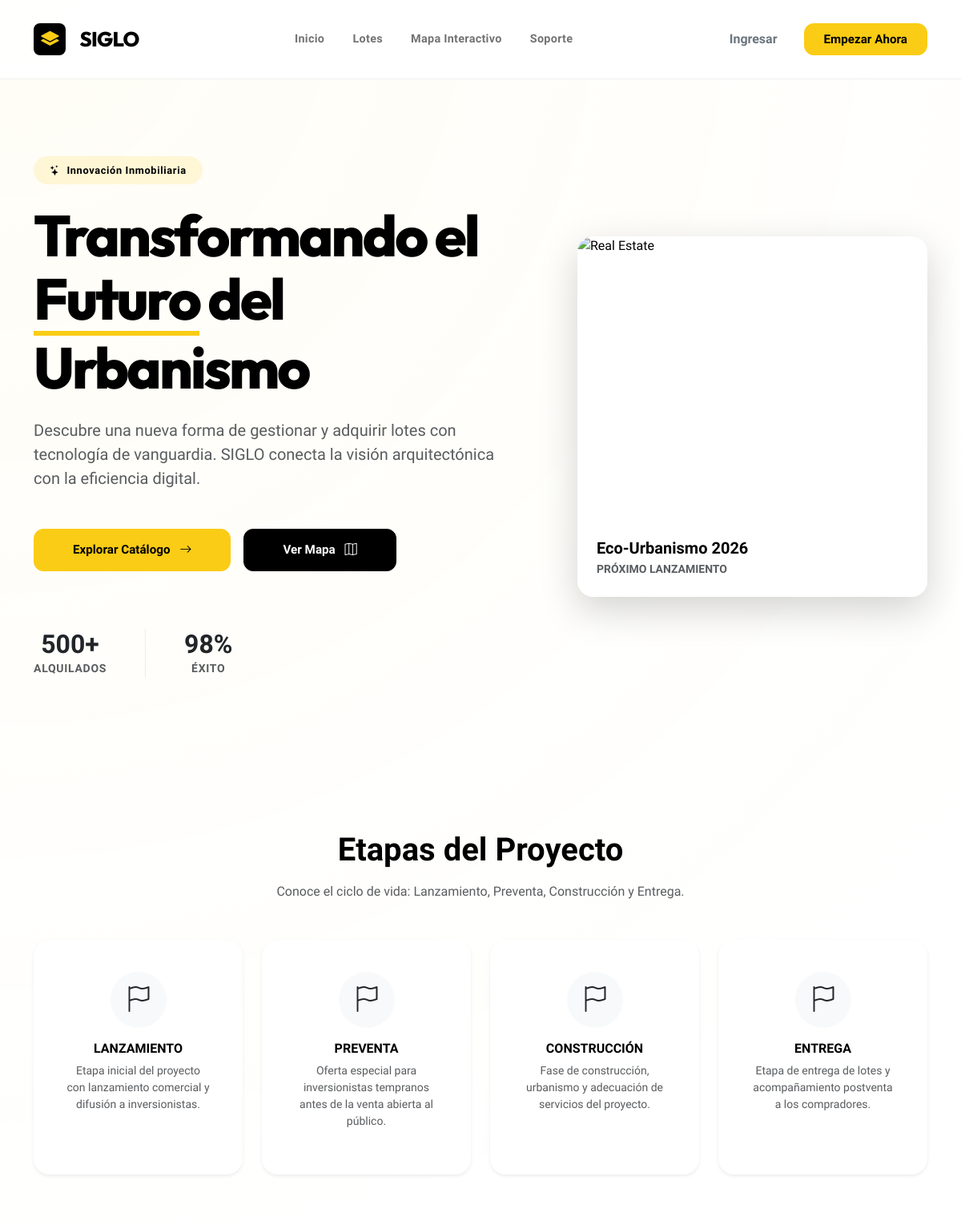
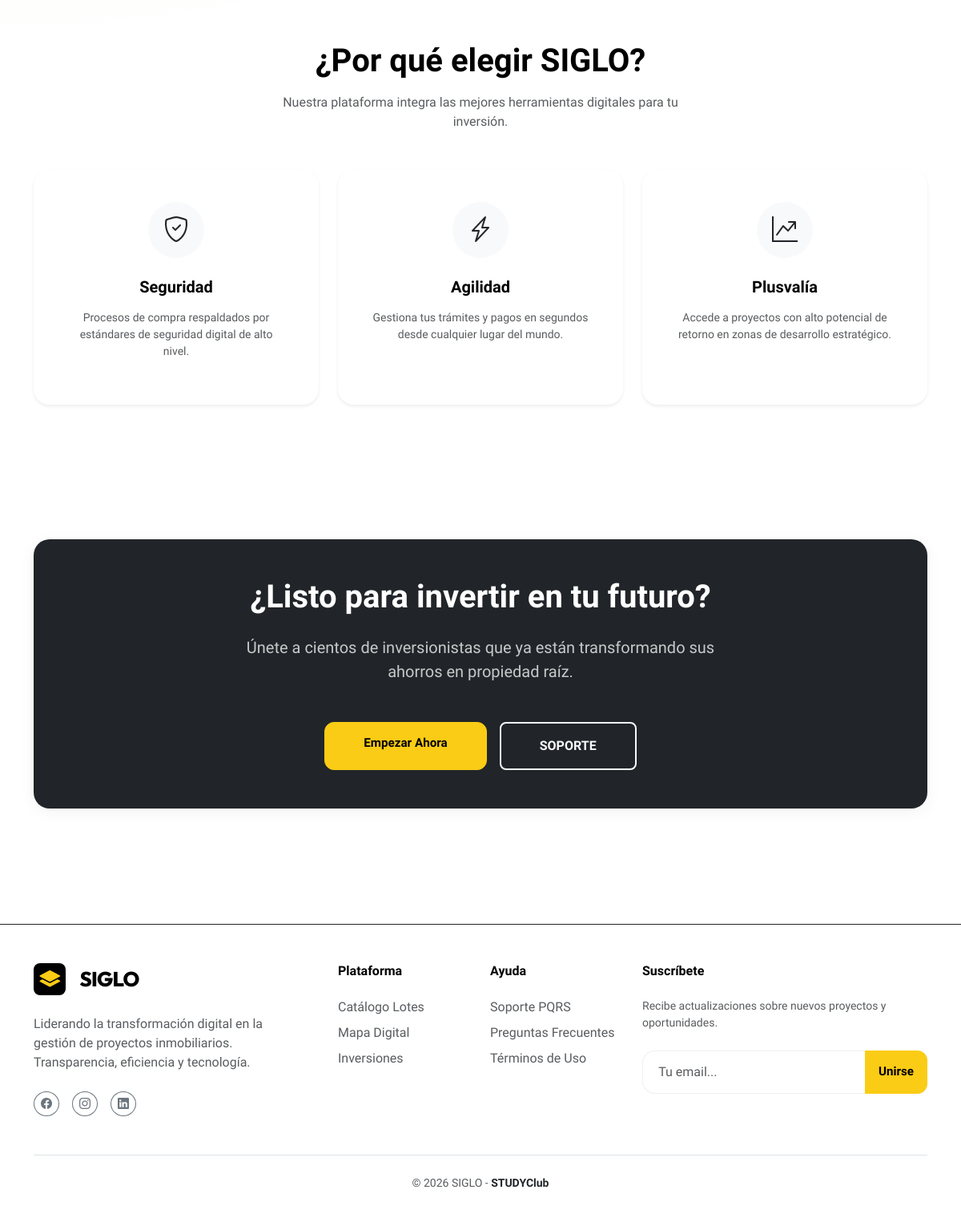
The page / on the database its author committed (2 pictures, top to bottom).
### LOTES/models.py (models this page shows)
class Stage(models.Model):
    name = models.CharField(max_length=50)  # Lanzamiento, Preventa, etc.
    description = models.TextField()

### PROJECT_INFO/views.py (the view, shortened to what this page needs)
# urls.py: path('', project_views.dashboard, name='dashboard'),
def dashboard(request):
    desired_names = ["Lanzamiento", "Preventa", "Construcción", "Entrega"]
    stages_qs = Stage.objects.filter(name__in=desired_names)
    stage_map = {s.name: s for s in stages_qs}
    stages = [stage_map[name] for name in desired_names if name in stage_map]
    return render(request, "project_info/dashboard.html", {"stages": stages})

### PROJECT_INFO/templates/project_info/dashboard.html (shortened to what this page needs)
{% extends "index.html" %}
{% block content %}
<section class="hero-section py-5 mb-5">
    <div class="container py-lg-5">
        <div class="row align-items-center g-5">
            <div class="col-lg-7" data-aos="fade-up">
                <div class="glass-badge mb-4">
                    <i class="bi bi-stars"></i>
                    Innovación Inmobiliaria
                </div>
                <h1 class="hero-title">
                    Transformando el <span>Futuro</span> del Urbanismo
                </h1>
                <p class="lead text-muted mb-5 pe-lg-5 fw-medium">
                    Descubre una nueva forma de gestionar y adquirir lotes con tecnología de vanguardia. SIGLO conecta
                    la visión arquitectónica con la eficiencia digital.
                </p>
                <div class="d-flex flex-wrap gap-3">
                    <a href="{% url 'lot_list' %}" class="btn btn-accent px-5">
                        Explorar Catálogo <i class="bi bi-arrow-right ms-2"></i>
                    </a>
                    <a href="{% url 'lot_map' %}" class="btn btn-premium px-5">
                        Ver Mapa <i class="bi bi-map ms-2"></i>
                    </a>
                </div>
                <div class="mt-5 pt-4 d-flex align-items-center gap-5 text-muted">
                    <div class="d-flex flex-column text-center">
                        <span class="h2 fw-bold text-dark mb-0">500+</span>
                        <span class="small text-uppercase fw-bold tracking-wider">Alquilados</span>
                    </div>
                    <div class="d-flex flex-column text-center">
                        <span class="h2 fw-bold text-dark mb-0">98%</span>
                        <span class="small text-uppercase fw-bold tracking-wider">Éxito</span>
                    </div>
                </div>
            </div>
            <div class="col-lg-5" data-aos="fade-up" data-aos-delay="200">
                <div class="premium-card p-0 border-0 shadow-lg overflow-hidden">
                    <img src="https://images.unsplash.com/photo-1580587771525-78b9dba3b914?auto=format&fit=crop&q=80&w=1000"
                        alt="Real Estate"
                        class="w-100 h-100 object-fit-cover transition-transform duration-700 hover-scale"
                        style="min-height: 450px;">
                    <div class="position-absolute bottom-0 start-0 w-100 p-4 bg-white bg-opacity-75 backdrop-blur">
                        <h3 class="h5 fw-bold mb-1">Eco-Urbanismo 2026</h3>
                        <p class="small text-muted fw-bold mb-0">PRÓXIMO LANZAMIENTO</p>
                    </div>
                </div>
            </div>
        </div>
    </div>
</section>
<section class="py-5">
    <div class="container">
        <div class="text-center mb-5" data-aos="fade-up">
            <h2 class="display-6 fw-bold mb-3">Etapas del Proyecto</h2>
            <p class="text-muted mx-auto" style="max-width: 520px;">
                Conoce el ciclo de vida: Lanzamiento, Preventa, Construcción y Entrega.
            </p>
        </div>
        <div class="row g-4">
            {% for stage in stages %}
            <div class="col-md-3" data-aos="fade-up" data-aos-delay="{{ forloop.counter0|add:'1' }}00">
                <div class="premium-card h-100 border-0 shadow-sm text-center">
                    <div class="mb-3 d-inline-flex align-items-center justify-content-center p-3 bg-light rounded-circle"
                        style="width: 70px; height: 70px;">
                        <i class="bi bi-flag fs-2 text-dark"></i>
                    </div>
                    <h3 class="h6 fw-bold text-uppercase mb-2">{{ stage.name }}</h3>
                    <p class="text-muted small">{{ stage.description }}</p>
                </div>
            </div>
            {% empty %}
            <div class="col-12">
                <div class="premium-card border-0 shadow-sm">
                    <p class="mb-0 text-muted">Aún no se han definido las etapas públicas del proyecto.</p>
                </div>
            </div>
            {% endfor %}
        </div>
    </div>
 </section>
<section class="features-section py-5">
    <div class="container py-4">
        <div class="text-center mb-5" data-aos="fade-up">
            <h2 class="display-6 fw-bold mb-3">¿Por qué elegir SIGLO?</h2>
            <p class="text-muted mx-auto" style="max-width: 500px;">Nuestra plataforma integra las mejores herramientas
                digitales para tu inversión.</p>
        </div>
        <div class="row g-4">
            <div class="col-md-4" data-aos="fade-up" data-aos-delay="100">
                <div class="premium-card h-100 border-0 shadow-sm text-center">
                    <div class="mb-4 d-inline-flex align-items-center justify-content-center p-3 bg-light rounded-circle"
                        style="width: 70px; height: 70px;">
                        <i class="bi bi-shield-check fs-2 text-dark"></i>
                    </div>
                    <h3 class="h5 fw-bold mb-3">Seguridad</h3>
                    <p class="text-muted small">Procesos de compra respaldados por estándares de seguridad digital de
                        alto nivel.</p>
                </div>
            </div>
            <div class="col-md-4" data-aos="fade-up" data-aos-delay="200">
                <div class="premium-card h-100 border-0 shadow-sm text-center">
                    <div class="mb-4 d-inline-flex align-items-center justify-content-center p-3 bg-light rounded-circle"
                        style="width: 70px; height: 70px;">
                        <i class="bi bi-lightning-charge fs-2 text-dark"></i>
                    </div>
                    <h3 class="h5 fw-bold mb-3">Agilidad</h3>
                    <p class="text-muted small">Gestiona tus trámites y pagos en segundos desde cualquier lugar del
                        mundo.</p>
                </div>
            </div>
            <div class="col-md-4" data-aos="fade-up" data-aos-delay="300">
                <div class="premium-card h-100 border-0 shadow-sm text-center">
                    <div class="mb-4 d-inline-flex align-items-center justify-content-center p-3 bg-light rounded-circle"
                        style="width: 70px; height: 70px;">
                        <i class="bi bi-graph-up-arrow fs-2 text-dark"></i>
                    </div>
                    <h3 class="h5 fw-bold mb-3">Plusvalía</h3>
                    <p class="text-muted small">Accede a proyectos con alto potencial de retorno en zonas de desarrollo
                        estratégico.</p>
                </div>
            </div>
        </div>
    </div>
</section>
<section class="cta-section py-5 my-5">
    <div class="container" data-aos="zoom-in">
        <div class="premium-card bg-dark text-white p-5 border-0 text-center shadow-2xl">
            <h2 class="h1 fw-bold mb-4">¿Listo para invertir en tu futuro?</h2>
            <p class="lead opacity-75 mb-5 mx-auto" style="max-width: 600px;">Únete a cientos de inversionistas que ya
                están transformando sus ahorros en propiedad raíz.</p>
            <div class="d-flex justify-content-center gap-3">
                <a href="{% url 'register' %}" class="btn btn-accent px-5">Empezar Ahora</a>
                <a href="{% url 'pqrs_create' %}"
                    class="btn btn-outline-light px-5 py-3 rounded-3 fw-bold text-uppercase small border-2">Soporte</a>
            </div>
        </div>
    </div>
</section>
{% endblock %}

### templates/index.html (style rules this page uses)
:root { --primary: #FACC15; --primary-rgb: 250, 204, 21; --secondary: #000000; --secondary-rgb: 0, 0, 0; --accent: #171717; --bg-body: #FFFFFF; --bg-glass: rgba(255, 255, 255, 0.9); --text-main: #000000; --text-muted: #737373; --glass-border: rgba(0, 0, 0, 0.06); --premium-shadow: 0 4px 20px rgba(0, 0, 0, 0.05); --transition: all 0.3s cubic-bezier(0.4, 0, 0.2, 1); }
html { scroll-behavior: smooth; }
body { background-color: var(--bg-body); color: var(--text-main); font-family: 'Plus Jakarta Sans', sans-serif; overflow-x: hidden; -webkit-font-smoothing: antialiased; min-height: 100vh; display: flex; flex-direction: column; }
.premium-card { background: white; border: 1px solid var(--glass-border); border-radius: 1.25rem; padding: 2.5rem; box-shadow: var(--premium-shadow); transition: var(--transition); position: relative; }
.btn-premium { background: var(--secondary); color: white !important; font-weight: 700; padding: 0.9rem 2.2rem; border-radius: 0.75rem; border: 1px solid var(--secondary); transition: var(--transition); font-size: 0.95rem; }
.btn-accent { background: var(--primary); color: var(--secondary) !important; font-weight: 700; padding: 0.9rem 2.2rem; border-radius: 0.75rem; border: 1px solid var(--primary); transition: var(--transition); font-size: 0.95rem; }
.hero-title { font-family: 'Outfit', sans-serif; font-size: 4.5rem; font-weight: 800; line-height: 1.1; letter-spacing: -0.04em; color: var(--secondary); margin-bottom: 1.5rem; }
.hero-title span { border-bottom: 6px solid var(--primary); display: inline-block; }
.glass-badge { display: inline-flex; align-items: center; gap: 0.5rem; padding: 0.5rem 1.25rem; background: rgba(250, 204, 21, 0.15); color: var(--secondary); font-weight: 700; font-size: 0.8rem; letter-spacing: 0.05em; margin-bottom: 1.5rem; border-radius: 50px; }
.tracking-wider { letter-spacing: 0.05em; }

### rows shown on the page
Stage: name "LANZAMIENTO", description "Etapa inicial del proyecto con lanzamiento comercial y difusión a inversionistas."
Stage: name "PREVENTA", description "Oferta especial para inversionistas tempranos antes de la venta abierta al público."
Stage: name "CONSTRUCCIÓN", description "Fase de construcción, urbanismo y adecuación de servicios del proyecto."
Stage: name "ENTREGA", description "Etapa de entrega de lotes y acompañamiento postventa a los compradores."
